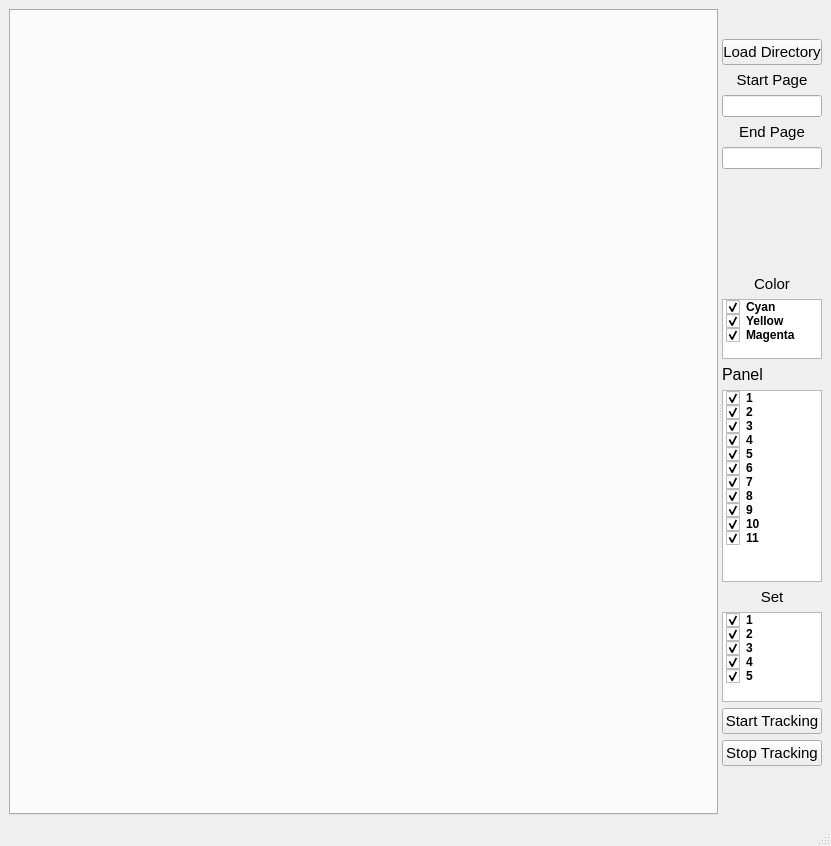
<?xml version="1.0" encoding="UTF-8"?>
<ui version="4.0">
 <class>MainWindow</class>
 <widget class="QMainWindow" name="MainWindow">
  <property name="enabled">
   <bool>true</bool>
  </property>
  <property name="geometry">
   <rect>
    <x>0</x>
    <y>0</y>
    <width>831</width>
    <height>846</height>
   </rect>
  </property>
  <property name="windowTitle">
   <string>MainWindow</string>
  </property>
  <widget class="QWidget" name="centralwidget">
   <layout class="QVBoxLayout" name="verticalLayout">
    <item>
     <widget class="QSplitter" name="splitter">
      <property name="orientation">
       <enum>Qt::Horizontal</enum>
      </property>
      <widget class="QTabWidget" name="tabWidget">
       <property name="sizePolicy">
        <sizepolicy hsizetype="Minimum" vsizetype="Expanding">
         <horstretch>1</horstretch>
         <verstretch>0</verstretch>
        </sizepolicy>
       </property>
       <property name="minimumSize">
        <size>
         <width>700</width>
         <height>0</height>
        </size>
       </property>
       <property name="font">
        <font>
         <pointsize>12</pointsize>
         <weight>75</weight>
         <bold>true</bold>
        </font>
       </property>
       <property name="currentIndex">
        <number>-1</number>
       </property>
      </widget>
      <widget class="QWidget" name="layoutWidget">
       <property name="maximumSize">
        <size>
         <width>100</width>
         <height>16777215</height>
        </size>
       </property>
       <layout class="QVBoxLayout" name="verticalLayout_2">
        <item>
         <spacer name="verticalSpacer_3">
          <property name="orientation">
           <enum>Qt::Vertical</enum>
          </property>
          <property name="sizeType">
           <enum>QSizePolicy::Fixed</enum>
          </property>
          <property name="sizeHint" stdset="0">
           <size>
            <width>20</width>
            <height>30</height>
           </size>
          </property>
         </spacer>
        </item>
        <item>
         <widget class="QPushButton" name="btn_load">
          <property name="sizePolicy">
           <sizepolicy hsizetype="Fixed" vsizetype="Fixed">
            <horstretch>0</horstretch>
            <verstretch>0</verstretch>
           </sizepolicy>
          </property>
          <property name="maximumSize">
           <size>
            <width>100</width>
            <height>16777215</height>
           </size>
          </property>
          <property name="font">
           <font>
            <pointsize>11</pointsize>
           </font>
          </property>
          <property name="text">
           <string>Load Directory</string>
          </property>
          <property name="checkable">
           <bool>false</bool>
          </property>
         </widget>
        </item>
        <item>
         <layout class="QHBoxLayout" name="horizontalLayout_3">
          <item>
           <layout class="QVBoxLayout" name="verticalLayout_4">
            <item>
             <layout class="QVBoxLayout" name="verticalLayout_3">
              <item>
               <widget class="QLabel" name="lbl_start">
                <property name="sizePolicy">
                 <sizepolicy hsizetype="Fixed" vsizetype="Preferred">
                  <horstretch>0</horstretch>
                  <verstretch>0</verstretch>
                 </sizepolicy>
                </property>
                <property name="maximumSize">
                 <size>
                  <width>100</width>
                  <height>16777215</height>
                 </size>
                </property>
                <property name="font">
                 <font>
                  <pointsize>11</pointsize>
                 </font>
                </property>
                <property name="text">
                 <string>Start Page</string>
                </property>
                <property name="alignment">
                 <set>Qt::AlignCenter</set>
                </property>
               </widget>
              </item>
              <item>
               <widget class="QLineEdit" name="lineEdit_start">
                <property name="sizePolicy">
                 <sizepolicy hsizetype="Fixed" vsizetype="Fixed">
                  <horstretch>0</horstretch>
                  <verstretch>0</verstretch>
                 </sizepolicy>
                </property>
                <property name="maximumSize">
                 <size>
                  <width>100</width>
                  <height>16777215</height>
                 </size>
                </property>
               </widget>
              </item>
             </layout>
            </item>
            <item>
             <widget class="QLabel" name="lbl_end">
              <property name="sizePolicy">
               <sizepolicy hsizetype="Fixed" vsizetype="Preferred">
                <horstretch>0</horstretch>
                <verstretch>0</verstretch>
               </sizepolicy>
              </property>
              <property name="maximumSize">
               <size>
                <width>100</width>
                <height>16777215</height>
               </size>
              </property>
              <property name="font">
               <font>
                <pointsize>11</pointsize>
               </font>
              </property>
              <property name="text">
               <string>End Page</string>
              </property>
              <property name="alignment">
               <set>Qt::AlignCenter</set>
              </property>
             </widget>
            </item>
            <item>
             <widget class="QLineEdit" name="lineEdit_end">
              <property name="sizePolicy">
               <sizepolicy hsizetype="Fixed" vsizetype="Fixed">
                <horstretch>0</horstretch>
                <verstretch>0</verstretch>
               </sizepolicy>
              </property>
              <property name="maximumSize">
               <size>
                <width>100</width>
                <height>100</height>
               </size>
              </property>
             </widget>
            </item>
           </layout>
          </item>
         </layout>
        </item>
        <item>
         <spacer name="verticalSpacer_2">
          <property name="orientation">
           <enum>Qt::Vertical</enum>
          </property>
          <property name="sizeType">
           <enum>QSizePolicy::Fixed</enum>
          </property>
          <property name="sizeHint" stdset="0">
           <size>
            <width>20</width>
            <height>100</height>
           </size>
          </property>
         </spacer>
        </item>
        <item>
         <layout class="QHBoxLayout" name="horizontalLayout_2"/>
        </item>
        <item>
         <widget class="QLabel" name="label">
          <property name="sizePolicy">
           <sizepolicy hsizetype="Fixed" vsizetype="Preferred">
            <horstretch>0</horstretch>
            <verstretch>0</verstretch>
           </sizepolicy>
          </property>
          <property name="maximumSize">
           <size>
            <width>100</width>
            <height>16777215</height>
           </size>
          </property>
          <property name="font">
           <font>
            <pointsize>11</pointsize>
           </font>
          </property>
          <property name="text">
           <string>Color</string>
          </property>
          <property name="alignment">
           <set>Qt::AlignCenter</set>
          </property>
         </widget>
        </item>
        <item>
         <widget class="QListWidget" name="list_colors">
          <property name="sizePolicy">
           <sizepolicy hsizetype="Fixed" vsizetype="Fixed">
            <horstretch>0</horstretch>
            <verstretch>0</verstretch>
           </sizepolicy>
          </property>
          <property name="maximumSize">
           <size>
            <width>100</width>
            <height>60</height>
           </size>
          </property>
          <property name="font">
           <font>
            <weight>75</weight>
            <bold>true</bold>
           </font>
          </property>
          <item>
           <property name="text">
            <string>Cyan</string>
           </property>
           <property name="checkState">
            <enum>Checked</enum>
           </property>
          </item>
          <item>
           <property name="text">
            <string>Yellow</string>
           </property>
           <property name="checkState">
            <enum>Checked</enum>
           </property>
          </item>
          <item>
           <property name="text">
            <string>Magenta</string>
           </property>
           <property name="checkState">
            <enum>Checked</enum>
           </property>
          </item>
         </widget>
        </item>
        <item>
         <widget class="QLabel" name="label_2">
          <property name="maximumSize">
           <size>
            <width>100</width>
            <height>16777215</height>
           </size>
          </property>
          <property name="font">
           <font>
            <pointsize>12</pointsize>
           </font>
          </property>
          <property name="text">
           <string>Panel</string>
          </property>
         </widget>
        </item>
        <item>
         <widget class="QListWidget" name="list_panels">
          <property name="sizePolicy">
           <sizepolicy hsizetype="Fixed" vsizetype="Fixed">
            <horstretch>0</horstretch>
            <verstretch>0</verstretch>
           </sizepolicy>
          </property>
          <property name="maximumSize">
           <size>
            <width>100</width>
            <height>500</height>
           </size>
          </property>
          <property name="font">
           <font>
            <weight>75</weight>
            <bold>true</bold>
           </font>
          </property>
          <item>
           <property name="text">
            <string>1</string>
           </property>
           <property name="checkState">
            <enum>Checked</enum>
           </property>
          </item>
          <item>
           <property name="text">
            <string>2</string>
           </property>
           <property name="checkState">
            <enum>Checked</enum>
           </property>
          </item>
          <item>
           <property name="text">
            <string>3</string>
           </property>
           <property name="checkState">
            <enum>Checked</enum>
           </property>
          </item>
          <item>
           <property name="text">
            <string>4</string>
           </property>
           <property name="checkState">
            <enum>Checked</enum>
           </property>
          </item>
          <item>
           <property name="text">
            <string>5</string>
           </property>
           <property name="checkState">
            <enum>Checked</enum>
           </property>
          </item>
          <item>
           <property name="text">
            <string>6</string>
           </property>
           <property name="checkState">
            <enum>Checked</enum>
           </property>
          </item>
          <item>
           <property name="text">
            <string>7</string>
           </property>
           <property name="checkState">
            <enum>Checked</enum>
           </property>
          </item>
          <item>
           <property name="text">
            <string>8</string>
           </property>
           <property name="checkState">
            <enum>Checked</enum>
           </property>
          </item>
          <item>
           <property name="text">
            <string>9</string>
           </property>
           <property name="checkState">
            <enum>Checked</enum>
           </property>
          </item>
          <item>
           <property name="text">
            <string>10</string>
           </property>
           <property name="checkState">
            <enum>Checked</enum>
           </property>
          </item>
          <item>
           <property name="text">
            <string>11</string>
           </property>
           <property name="checkState">
            <enum>Checked</enum>
           </property>
          </item>
         </widget>
        </item>
        <item>
         <widget class="QLabel" name="label_3">
          <property name="maximumSize">
           <size>
            <width>100</width>
            <height>16777215</height>
           </size>
          </property>
          <property name="font">
           <font>
            <pointsize>11</pointsize>
           </font>
          </property>
          <property name="text">
           <string>Set</string>
          </property>
          <property name="alignment">
           <set>Qt::AlignCenter</set>
          </property>
         </widget>
        </item>
        <item>
         <widget class="QListWidget" name="list_sets">
          <property name="sizePolicy">
           <sizepolicy hsizetype="Fixed" vsizetype="Fixed">
            <horstretch>0</horstretch>
            <verstretch>0</verstretch>
           </sizepolicy>
          </property>
          <property name="maximumSize">
           <size>
            <width>100</width>
            <height>90</height>
           </size>
          </property>
          <property name="font">
           <font>
            <weight>75</weight>
            <bold>true</bold>
           </font>
          </property>
          <item>
           <property name="text">
            <string>1</string>
           </property>
           <property name="checkState">
            <enum>Checked</enum>
           </property>
          </item>
          <item>
           <property name="text">
            <string>2</string>
           </property>
           <property name="checkState">
            <enum>Checked</enum>
           </property>
          </item>
          <item>
           <property name="text">
            <string>3</string>
           </property>
           <property name="checkState">
            <enum>Checked</enum>
           </property>
          </item>
          <item>
           <property name="text">
            <string>4</string>
           </property>
           <property name="checkState">
            <enum>Checked</enum>
           </property>
          </item>
          <item>
           <property name="text">
            <string>5</string>
           </property>
           <property name="checkState">
            <enum>Checked</enum>
           </property>
          </item>
         </widget>
        </item>
        <item>
         <widget class="QPushButton" name="btn_real_start">
          <property name="sizePolicy">
           <sizepolicy hsizetype="Fixed" vsizetype="Fixed">
            <horstretch>0</horstretch>
            <verstretch>0</verstretch>
           </sizepolicy>
          </property>
          <property name="maximumSize">
           <size>
            <width>100</width>
            <height>16777215</height>
           </size>
          </property>
          <property name="font">
           <font>
            <pointsize>11</pointsize>
           </font>
          </property>
          <property name="text">
           <string>Start Tracking</string>
          </property>
         </widget>
        </item>
        <item>
         <widget class="QPushButton" name="pushButton">
          <property name="sizePolicy">
           <sizepolicy hsizetype="Fixed" vsizetype="Fixed">
            <horstretch>0</horstretch>
            <verstretch>0</verstretch>
           </sizepolicy>
          </property>
          <property name="maximumSize">
           <size>
            <width>100</width>
            <height>16777215</height>
           </size>
          </property>
          <property name="font">
           <font>
            <pointsize>11</pointsize>
           </font>
          </property>
          <property name="text">
           <string>Stop Tracking</string>
          </property>
         </widget>
        </item>
        <item>
         <spacer name="verticalSpacer_4">
          <property name="orientation">
           <enum>Qt::Vertical</enum>
          </property>
          <property name="sizeHint" stdset="0">
           <size>
            <width>20</width>
            <height>40</height>
           </size>
          </property>
         </spacer>
        </item>
        <item>
         <spacer name="verticalSpacer">
          <property name="orientation">
           <enum>Qt::Vertical</enum>
          </property>
          <property name="sizeHint" stdset="0">
           <size>
            <width>20</width>
            <height>40</height>
           </size>
          </property>
         </spacer>
        </item>
       </layout>
      </widget>
     </widget>
    </item>
   </layout>
  </widget>
  <widget class="QStatusBar" name="statusbar">
   <property name="enabled">
    <bool>true</bool>
   </property>
   <property name="sizePolicy">
    <sizepolicy hsizetype="Preferred" vsizetype="Fixed">
     <horstretch>0</horstretch>
     <verstretch>0</verstretch>
    </sizepolicy>
   </property>
  </widget>
 </widget>
 <resources/>
 <connections/>
</ui>
